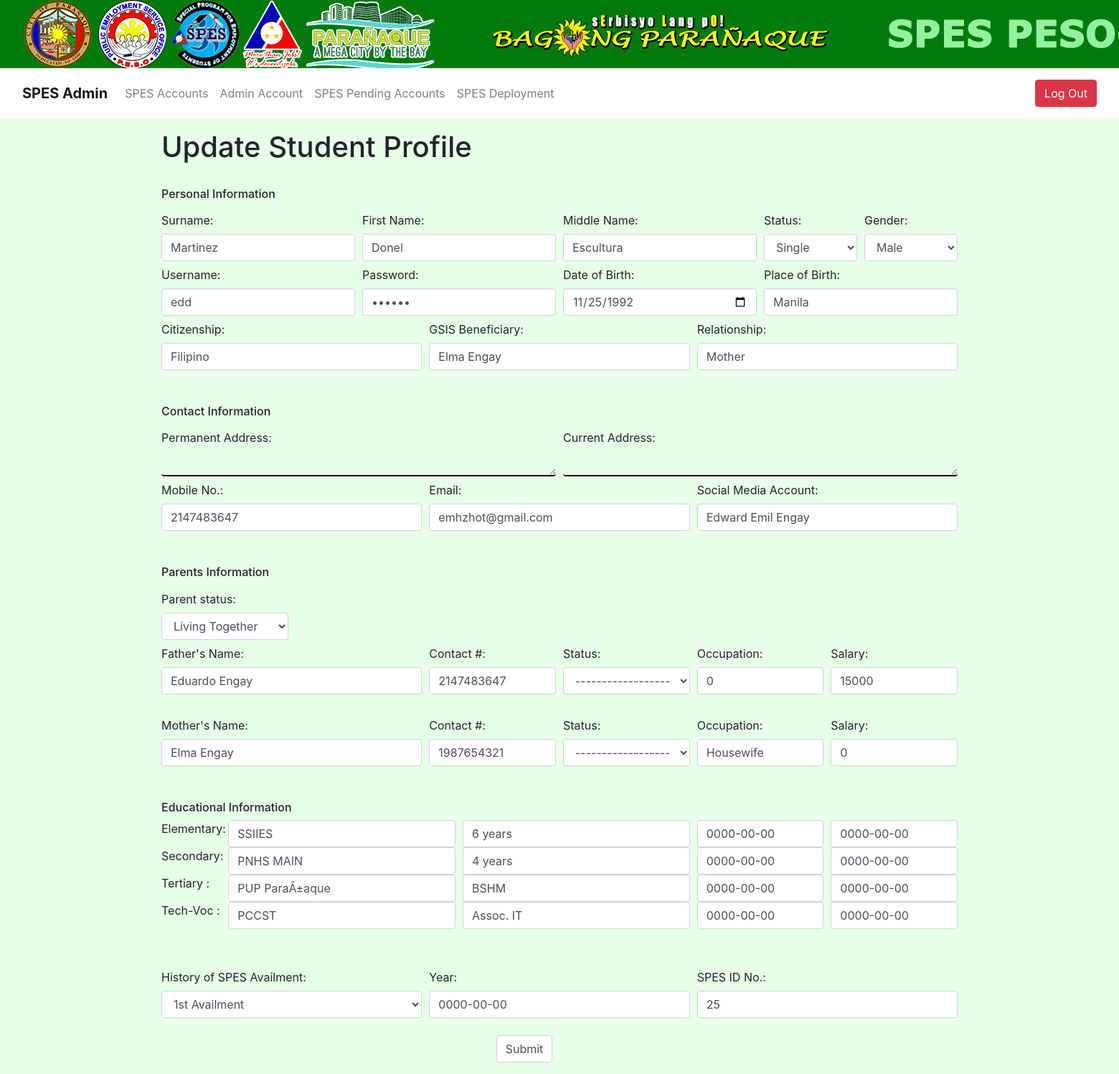
The app's page /admin/update_user.php?id=2 (signed in), older data.
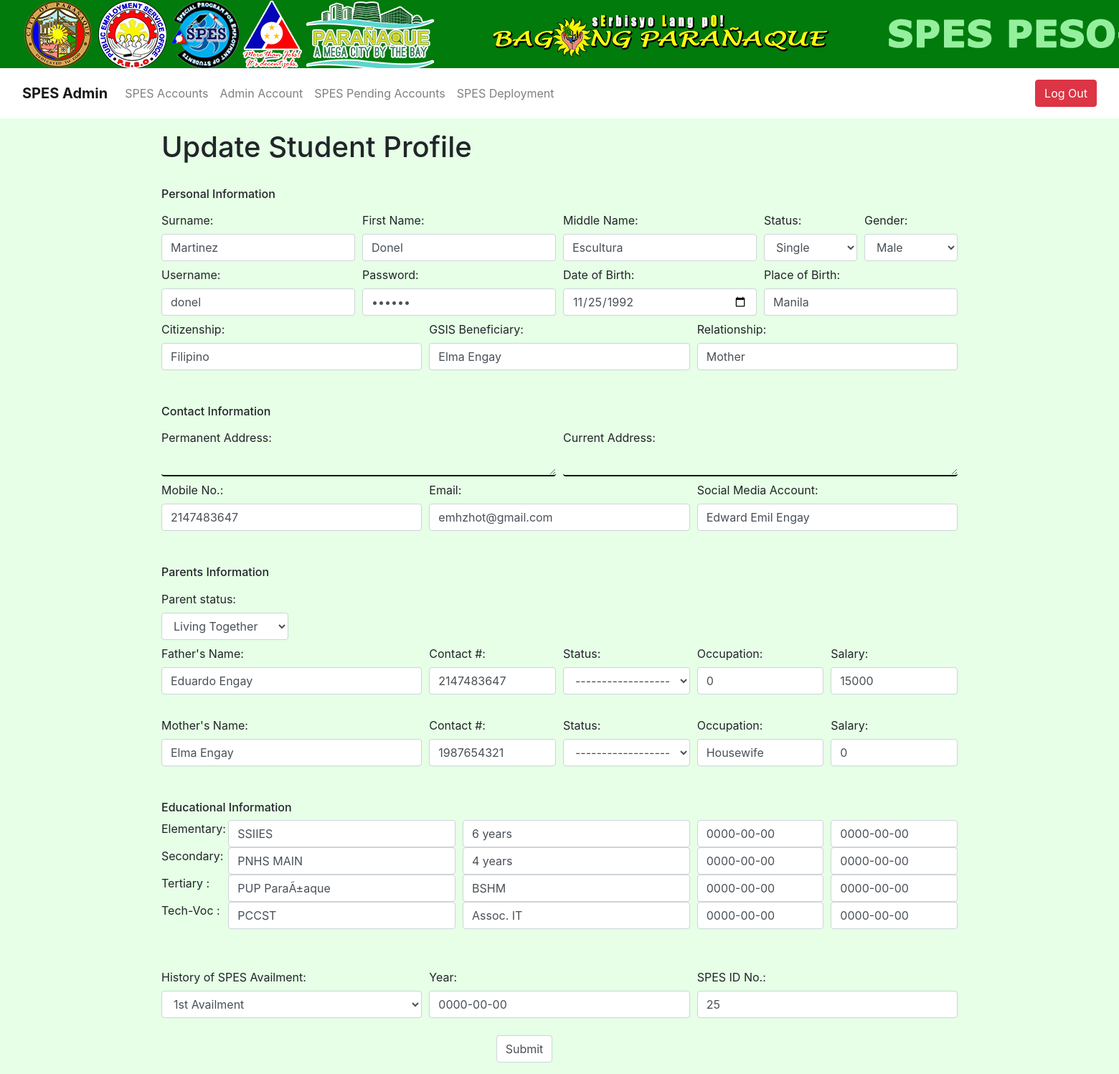
The same page, newer data.
### tables this page shows
CREATE TABLE `spesaccount` (
  `spes_id` bigint(255) NOT NULL,
  `username` varchar(100) DEFAULT NULL,
  `password` varchar(100) DEFAULT NULL,
  `surName` varchar(100) DEFAULT NULL,
  `firstName` varchar(100) DEFAULT NULL,
  `mName` varchar(100) DEFAULT NULL,
  `status` varchar(100) DEFAULT NULL,
  `gender` varchar(10) DEFAULT NULL,
  `doBirth` date DEFAULT NULL,
  `poBirth` varchar(100) DEFAULT NULL,
  `cShip` varchar(100) DEFAULT NULL,
  `gsisBeneficiary` varchar(100) DEFAULT NULL,
  `relationship` varchar(100) DEFAULT NULL,
  `pAdd` varchar(100) DEFAULT NULL,
  `cAdd` varchar(100) DEFAULT NULL,
  `mNo` int(11) DEFAULT NULL,
  `email` varchar(100) DEFAULT NULL,
  `socialAcc` varchar(100) DEFAULT NULL,
  `pStatus` varchar(100) DEFAULT NULL,
  `fatherName` varchar(100) DEFAULT NULL,
  `fCNo` int(11) DEFAULT NULL,
  `fStatus` varchar(100) DEFAULT NULL,
  `fOccu` int(100) DEFAULT NULL,
  `fSalary` int(255) DEFAULT NULL,
  `motherName` varchar(100) DEFAULT NULL,
  `mCNo` int(11) DEFAULT NULL,
  `mStatus` varchar(100) DEFAULT NULL,
  `mOccu` varchar(100) DEFAULT NULL,
  `mSalary` int(255) DEFAULT NULL,
  `elemSName` varchar(100) DEFAULT NULL,
  `elemDegree` varchar(100) DEFAULT NULL,
  `elemYearLvl` date DEFAULT NULL,
  `elemDEnd` date DEFAULT NULL,
  `secondSName` varchar(100) DEFAULT NULL,
  `secondDegree` varchar(100) DEFAULT NULL,
  `secondYearLvl` date DEFAULT NULL,
  `secondDEnd` date DEFAULT NULL,
  `tertSName` varchar(100) DEFAULT NULL,
  `tertDegree` varchar(100) DEFAULT NULL,
  `tertYearLvl` date DEFAULT NULL,
  `tertDEnd` date DEFAULT NULL,
  `tecSName` varchar(100) DEFAULT NULL,
  `tecDegree` varchar(100) DEFAULT NULL,
  `tecYearLvl` date DEFAULT NULL,
  `tectDEnd` date DEFAULT NULL,
  `historySpes` varchar(100) DEFAULT NULL,
  `historyYear` date DEFAULT NULL,
  `spesID` int(255) DEFAULT NULL
);

### admin/update_user.php (the view, shortened to what the changed rows need)
<?php
include('../dbconnection/dbconnection.php');
 if(!isset($_SESSION['login'])){
   header('Location:index.php');
   exit();
 }else { ?>
<?php $title = 'Update Information'; include('../include/header.php');?>
<?php
  $id = $_GET['id'];
  $result = mysqli_query($conn,"SELECT * FROM spesaccount where spes_id='$id'");
  $row=mysqli_fetch_array($result);
?>
<div class="form-group">
<div class="container">
    <h1>Update Student Profile</h1>
    <br>
      <form action="update_user.php" method="POST">
        <h6>Personal Information</h6>
        <div class="form-row">
        <div class="col-sm-3">
          <label class="col-form-label" for="sName">Surname:</label>
          <input type="text" class="form-control" name="sName" value="<?php echo $row['surName']; ?>">
        </div>
        <div class="col-sm-3">
          <label class="col-form-label" for="fName">First Name:</label>
          <input type="text" class="form-control" name="fName" value="<?php echo $row['firstName']; ?>">
        </div>
        <div class="col-sm-3">
          <label class="col-form-label" for="mName">Middle Name:</label>
          <input type="text" class="form-control" name="mName" value="<?php echo $row['mName']; ?>">
        </div>
        <div class="col">
            <label class="col-form-label" for="stat">Status:</label>
            <select name="stat"  class="form-control" value="<?php echo $row['status']; ?>">
            <option value="single">Single</option>
          </select>
        </div>
        <div class="col">
          <label class="col-form-label" for="sex">Gender:</label>
          <select name="sex"  class="form-control" value="<?php echo $row['gender']; ?>">
            <option value="male">Male</option>
          </select>
        </div>
        </div>
        <div class="form-row">
        <div class="col-sm-3">
          <label class="col-form-label" for="uName">Username:</label>
          <input type="text" class="form-control" name="uName" value="<?php echo $row['username']; ?>">
        </div>
        <div class="col-sm-3">
          <label class="col-form-label" for="pass">Password:</label>
          <input type="password" class="form-control" name="pass" value="<?php echo $row['password']; ?>">
        </div>
        <div class="col">
          <label class="col-form-label" for="dob">Date of Birth:</label>
          <input type="date" class="form-control" name="dob" value="<?php echo $row['doBirth']; ?>">
        </div>
        <div class="col">
          <label class="col-form-label" for="pob">Place of Birth:</label>
          <input type="text" class="form-control" name="pob" value="<?php echo $row['poBirth']; ?>">
        </div>
        </div>
        <div class="form-row">
        <div class="col-sm-4">
          <label class="col-form-label" for="cship">Citizenship:</label>
          <input type="text" class="form-control" name="cship" value="<?php echo $row['cShip']; ?>">
        </div>
        <div class="col">
          <label class="col-form-label" for="gsis">GSIS Beneficiary:</label>
          <input type="text" class="form-control" name="gsis" value="<?php echo $row['gsisBeneficiary']; ?>">
        </div>
        <div class="col">
          <label class="col-form-label" for="relation">Relationship:</label>
          <input type="text" class="form-control" name="relation" value="<?php echo $row['relationship']; ?>">
        </div>
        </div>
        <br><br>
        <h6>Contact Information</h6>
        <div class="form-row">
        <div class="col-sm-6">
          <label class="col-form-label" for="pAdd">Permanent Address:</label>
          <textarea class="form-control" name="pAdd" value="<?php echo $row['pAdd']; ?>" rows="1" style="background: transparent; font-size: 14px; border: none; border-bottom: 2px solid #000;"></textarea>
        </div>
        <div class="col-sm-6">
          <label class="col-form-label" for="cAdd">Current Address:</label>
          <textarea class="form-control" name="cAdd" value="<?php echo $row['pAdd']; ?>" rows="1"style="background: transparent; font-size: 14px; border: none; border-bottom: 2px solid #000;"></textarea>
        </div>
        </div>
        <div class="form-row">
        <div class="col-sm-4">
          <label class="col-form-label" for="phone">Mobile No.:</label>
          <input type="text" class="form-control" name="phone" value="<?php echo $row['mNo']; ?>">
        </div>
        <div class="col-sm-4">
          <label class="col-form-label" for="email">Email:</label>
          <input type="email" class="form-control" name="email" value="<?php echo $row['email']; ?>">
        </div>
        <div class="col-sm-4">
          <label class="col-form-label" for="socialmedia">Social Media Account:</label>
          <input type="text" class="form-control" name="socialmedia" value="<?php echo $row['socialAcc']; ?>">
        </div>
        </div>
        <br><br>
        <h6>Parents Information</h6>
        <div class="form-row">
        <div class="col-sm-2">
            <label class="col-form-label" for="pstat">Parent status:</label>
            <select name="pstat" class="form-control" value="<?php echo $row['pStatus']; ?>">
            <option value="living">Living Together</option>
            </select>
        </div>
        </div>
        <div class="form-row">
        <div class="col-sm-4">
          <label class="col-form-label" for="father">Father's Name:</label>
          <input type="text" class="form-control" name="father" value="<?php echo $row['fatherName']; ?>">
        </div>
        <div class="col-sm">
          <label class="col-form-label" for="fcnumber">Contact #:</label>
          <input type="text" class="form-control" name="fcnumber" value="<?php echo $row['fCNo']; ?>">
        </div>
        <div class="col-sm">
          <label class="col-form-label" for="fpstat">Status:</label>
            <select name="fpstat" class="form-control" value="<?php echo $row['fStatus']; ?>">
            <option value="fnone">-------------------------</option>
            </select>
        </div>
        <div class="col">
          <label class="col-form-label" for="foccupation">Occupation:</label>
          <input type="text" class="form-control" name="foccupation" value="<?php echo $row['fOccu']; ?>">
        </div>
        <div class="col">
          <label class="col-form-label" for="fsalary">Salary:</label>
          <input type="text" class="form-control" name="fsalary" value="<?php echo $row['fSalary']; ?>">
        </div>
        </div>
        <br>
        <div class="form-row">
        <div class="col-sm-4">
          <label class="col-form-label" for="mother">Mother's Name:</label>
          <input type="text" class="form-control" name="mother" value="<?php echo $row['motherName']; ?>">
        </div>
        <div class="col-sm">
          <label class="col-form-label" for="mcnumber">Contact #:</label>
          <input type="text" class="form-control" name="mcnumber" value="<?php echo $row['mCNo']; ?>">
        </div>
        <div class="col-sm">
          <label class="col-form-label" for="mpstat">Status:</label>
            <select name="mpstat" class="form-control" value="<?php echo $row['mStatus']; ?>">
            <option value="mnone">-------------------------</option>
            </select>
        </div>
        <div class="col">
          <label class="col-form-label" for="moccupation">Occupation:</label>
          <input type="text" class="form-control" name="moccupation" value="<?php echo $row['mOccu']; ?>">
        </div>
        <div class="col">
          <label class="col-form-label" for="msalary">Salary:</label>
          <input type="text" class="form-control" name="msalary" value="<?php echo $row['mSalary']; ?>">
        </div>
        </div>
        <br><br>
        <h6>Educational Information</h6>
        <div class="form-row">
        <div class="col-sm-1">
          <label>Elementary:</label>
        </div>
        <div class="col-sm">
          <input type="text" class="form-control" name="eSn" placeholder="School Name" value="<?php echo $row['elemSName']; ?>">
        </div>
        <div class="col-sm">
          <input type="text" class="form-control" name="eDec" placeholder="Degree Earned/Course" value="<?php echo $row['elemDegree']; ?>">
        </div>
        <div class="col-sm-2">
          <input type="text" class="form-control" name="eYl" placeholder="Year/Level" value="<?php echo $row['elemYearLvl']; ?>">
        </div>
        <div class="col-sm-2">
          <input type="text" class="form-control" name="eDa" placeholder="Date attended" value="<?php echo $row['elemDEnd']; ?>">
        </div>
        </div>
        <div class="form-row">
        <div class="col-sm-1">
          <label>Secondary: </label>
        </div>
        <div class="col-sm">
          <input type="text" class="form-control" name="sSm" placeholder="School Name" value="<?php echo $row['secondSName']; ?>">
        </div>
        <div class="col-sm">
          <input type="text" class="form-control" name="sDec" placeholder="Degree Earned/Course" value="<?php echo $row['secondDegree']; ?>">
        </div>
        <div class="col-sm-2">
          <input type="text" class="form-control" name="sYl" placeholder="Year/Level" value="<?php echo $row['secondYearLvl']; ?>">
        </div>
        <div class="col-sm-2">
          <input type="text" class="form-control" name="sDa" placeholder="Date attended" value="<?php echo $row['secondDEnd']; ?>">
        </div>
        </div>
        <div class="form-row">
        <div class="col-sm-1">
          <label>Tertiary : </label>
        </div>
        <div class="col-sm">
          <input type="text" class="form-control" name="tSm" placeholder="School Name" value="<?php echo $row['tertSName']; ?>">
        </div>
        <div class="col-sm">
          <input type="text" class="form-control" name="tDec" placeholder="Degree Earned/Course" value="<?php echo $row['tertDegree']; ?>">
        </div>
        <div class="col-sm-2">
          <input type="text" class="form-control" name="tYl" placeholder="Year/Level" value="<?php echo $row['tertYearLvl']; ?>">
        </div>
        <div class="col-sm-2">
          <input type="text" class="form-control" name="tDa" placeholder="Date attended" value="<?php echo $row['tertDEnd']; ?>">
        </div>
        </div>
        <div class="form-row">
        <div class="col-sm-1">
          <label>Tech-Voc : </label>
        </div>
        <div class="col-sm">
          <input type="text" class="form-control" name="tecSm" placeholder="School Name" value="<?php echo $row['tecSName']; ?>">
        </div>
        <div class="col-sm">
          <input type="text" class="form-control" name="tecDec" placeholder="Degree Earned/Course" value="<?php echo $row['tecDegree']; ?>">
        </div>
        <div class="col-sm-2">
          <input type="text" class="form-control" name="tecYl" placeholder="Year/Level" value="<?php echo $row['tecYearLvl']; ?>">
        </div>
        <div class="col-sm-2">
          <input type="text" class="form-control" name="tecDa" placeholder="Date attended" value="<?php echo $row['tectDEnd']; ?>">
        </div>
        </div>
        <br><br>
        <div class="form-row">
        <div class="col-sm-4">
          <label class="col-form-label" for="spesAvail">History of SPES Availment:</label>
          <select name="spesAvail" class="form-control" value="<?php echo $row['historySpes']; ?>">
          <option value="one">1st Availment</option>
          </select>
        </div>
        <div class="col">
          <label class="col-form-label" for="spesYear">Year:</label>
          <input type="text" class="form-control" name="spesYear" value="<?php echo $row['historyYear']; ?>">
        </div>
        <div class="col">
          <label class="col-form-label" for="hspesID">SPES ID No.:</label>
          <input type="text" class="form-control" name="hspesID" value="<?php echo $row['spesID']; ?>">
        </div>
        </div>
        <br>
        <div class="form-row">
        <div class="col-5">
        </div>
        <div class="col-auto">
          <input type="submit" class="form-control" name="profileSubmit">
        </div>
        <div class="col-5">
        </div>
        </div>
        </form>
  </body>
</html>
<?php }?>

Row changes from the older to the newer data that the page shows:
changed spesaccount "Martinez": uName "edd" → "donel"
